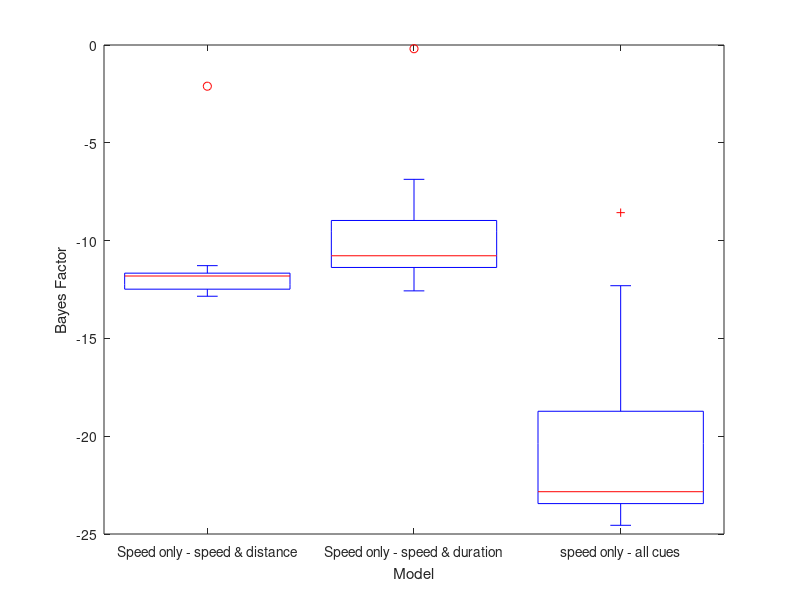

MATLAB code for this plot:
%BIC model comparisons - negative numbers mean evidence for speed only

% alpha (weber) change = duration
%beta (PSE) change = distance

%model1
%[constrained alpha and constrained beta] - [constrained alpha and
%unconstrained beta]
%speed only - speed + distance
%negative = evidence for speed only, positive = evidence for speed +
%distance
model1 =  [-12.5984  -12.8444  -11.6642   -2.1060  -11.7868  -12.4345  -11.8099  -12.4830  -11.2807]';

%model2
%[constrained alpha and constrained beta] - [unconstrained alpha and
%constrained beta]
%speed only - speed + duration
%negative = evidence for speed only, positive = evidence for speed +
%duration
model2 =  [-6.8675   -0.1900  -12.5698   -8.9707  -11.3728  -10.7752  -10.6775  -12.0765  -11.0494]';

%model3
%%[constrained alpha and constrained beta] - [unconstrained alpha and
%unconstrained beta]
%speed only - speed + distance + duration
%negative = evidence for speed only, positive = evidence for speed +
%distance + duration
model3 =  [-18.7245  -12.3059  -24.1719   -8.5709  -23.4457  -22.8703  -22.8378  -24.5550  -21.9571]';

allmodels = [model1, model2, model3];

boxplot(allmodels)
xlabel('Model');
ylabel('Bayes Factor');
set(gca, 'XTickLabel',{'Speed only - speed & distance', 'Speed only - speed & duration', 'speed only - all cues'});

